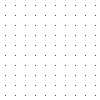
Frame 1 (no input)
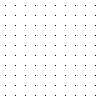
Frame 60 (the mouse pressed at the canvas centre just before this capture)
Frame 120 (the mouse held since frame 60 and released just before this capture): identical to frame 60, image omitted

The Processing sketch that drew these frames (run headless with seeded random() and noise(); from frame 60 on, the mouse is pressed at the canvas centre):

// Processing sketch: processing_63397
// ── processing_63397.pde

void setup() {
  size (100, 100);
  background (255);
  fill (0);
  smooth ();
  
}

void draw() {
  for (float x = 5; x <= width; x= x+10) {
    for (float y = 5; y <= height; y= y+10) {
     point (x, y);
   }
  }
}
